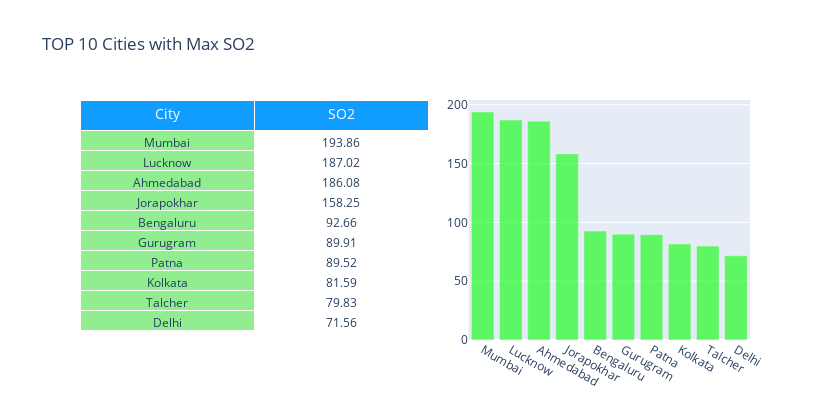

The notebook cell this image was saved under:
### Code cell
trace = go.Table(
    domain=dict(x=[0, 0.52],
                y=[0, 1.0]),
    header=dict(values=["City","SO2"],
                fill = dict(color = '#119DFF'),
                font = dict(color = 'white', size = 14),
                align = ['center'],
               height = 30),
    cells=dict(values=[S['City'].head(10),S['SO2'].head(10)],
               fill = dict(color = ['lightgreen', 'white']),
               align = ['center']))

trace1 = go.Bar(x=S['City'].head(10),
                y=S['SO2'].head(10),
                xaxis='x1',
                yaxis='y1',
                marker=dict(color='lime'),opacity=0.60)
layout = dict(
    width=830,
    height=420,
    autosize=False,
    title='TOP 10 Cities with Max SO2',
    showlegend=False,   
    xaxis1=dict(**dict(domain=[0.58, 1], anchor='y1', showticklabels=True)),
    yaxis1=dict(**dict(domain=[0, 1.0], anchor='x1', hoverformat='.2f')),  
)

fig1 = dict(data=[trace, trace1], layout=layout)
iplot(fig1)

### Figure 1 — Plotly figure (JSON) as saved in the notebook; plotly's stock layout.template omitted (floating-point values rounded to 4 significant figures)
{"data": [{"cells": {"align": ["center"], "fill": {"color": ["lightgreen", "white"]}, "values": [["Mumbai", "Lucknow", "Ahmedabad", "Jorapokhar", "Bengaluru", "Gurugram", "Patna", "Kolkata", "Talcher", "Delhi"], [193.9, 187.0, 186.1, 158.2, 92.66, 89.91, 89.52, 81.59, 79.83, 71.56]]}, "domain": {"x": [0, 0.52], "y": [0, 1]}, "header": {"align": ["center"], "fill": {"color": "#119DFF"}, "font": {"color": "white", "size": 14}, "height": 30, "values": ["City", "SO2"]}, "type": "table"}, {"marker": {"color": "lime"}, "opacity": 0.6, "type": "bar", "x": ["Mumbai", "Lucknow", "Ahmedabad", "Jorapokhar", "Bengaluru", "Gurugram", "Patna", "Kolkata", "Talcher", "Delhi"], "xaxis": "x", "y": [193.9, 187.0, 186.1, 158.2, 92.66, 89.91, 89.52, 81.59, 79.83, 71.56], "yaxis": "y"}], "layout": {"autosize": false, "height": 420, "showlegend": false, "title": {"text": "TOP 10 Cities with Max SO2"}, "width": 830, "xaxis": {"anchor": "y", "domain": [0.58, 1], "showticklabels": true}, "yaxis": {"anchor": "x", "domain": [0, 1], "hoverformat": ".2f"}}}
